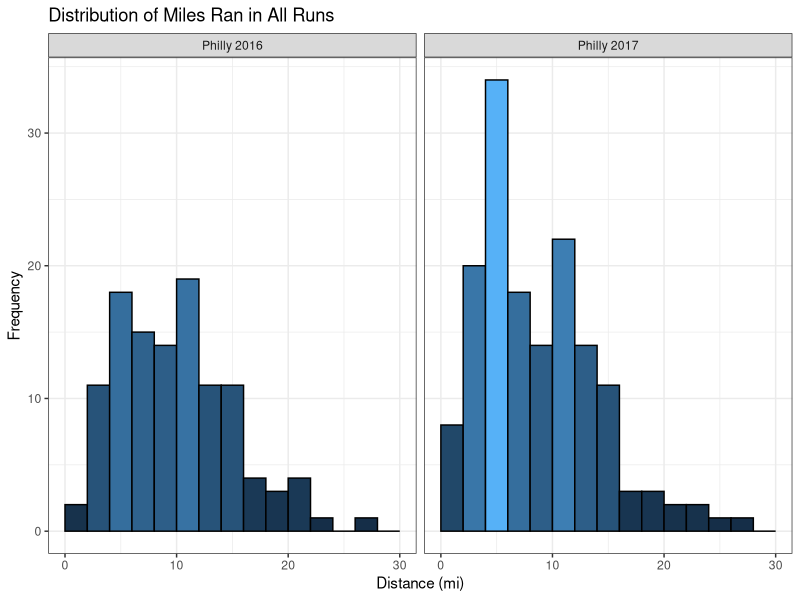
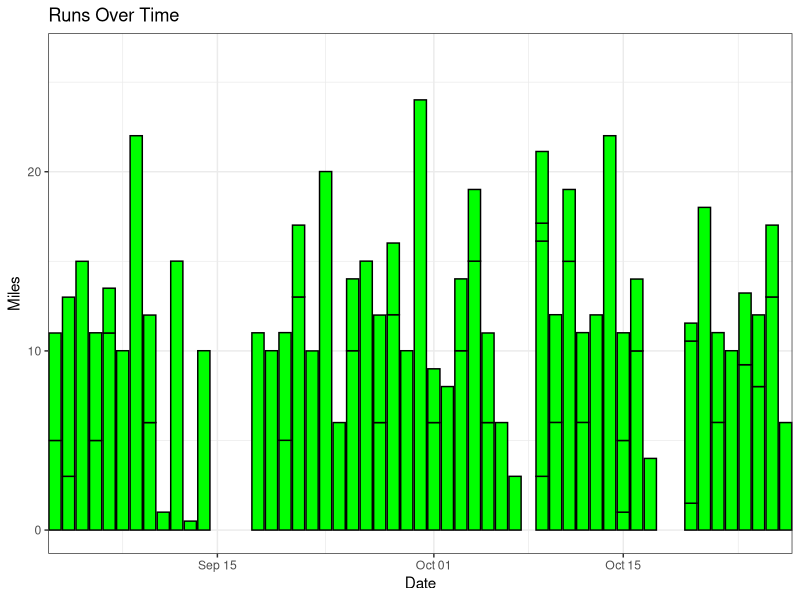
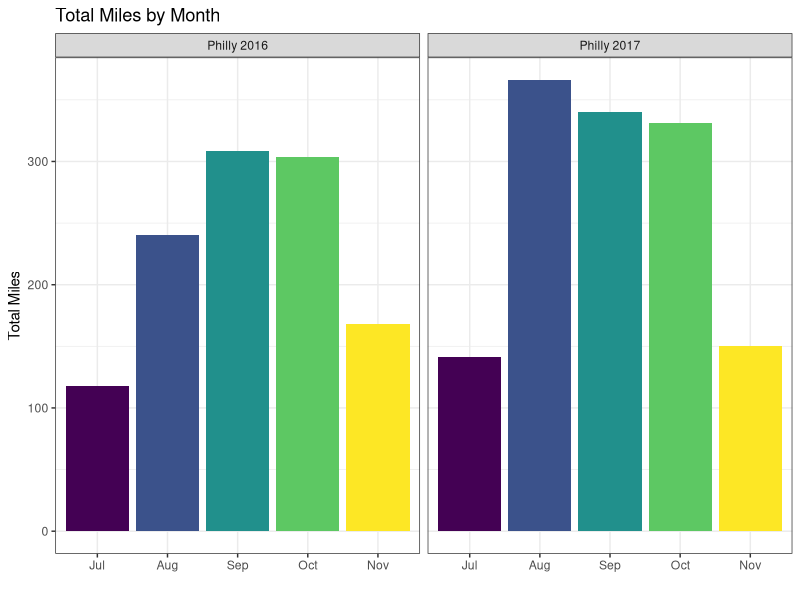
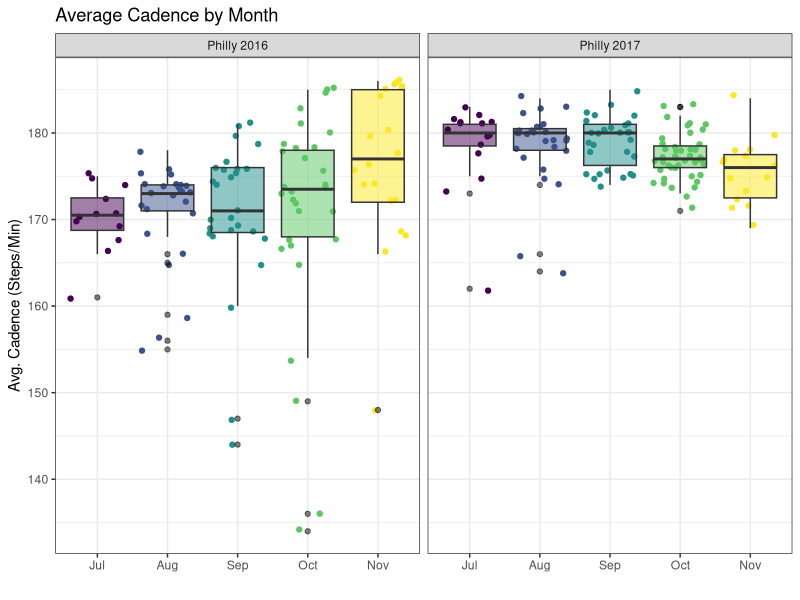
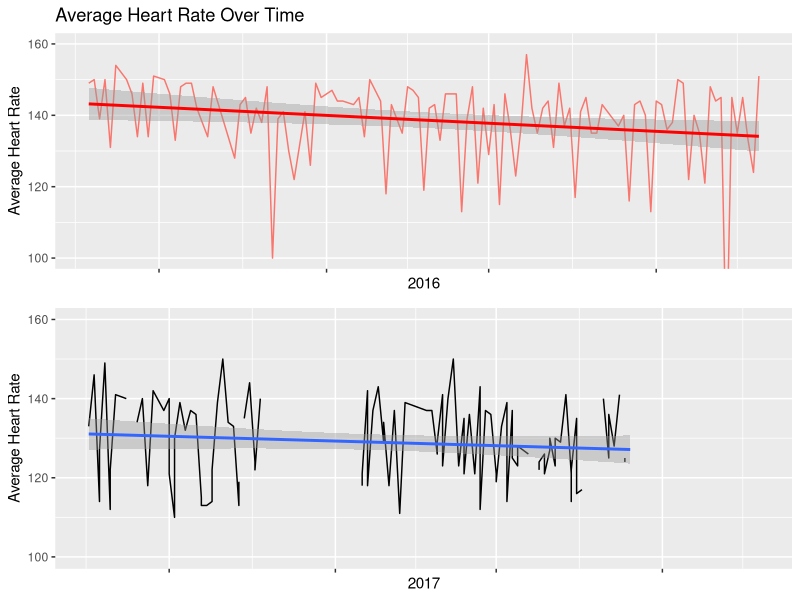
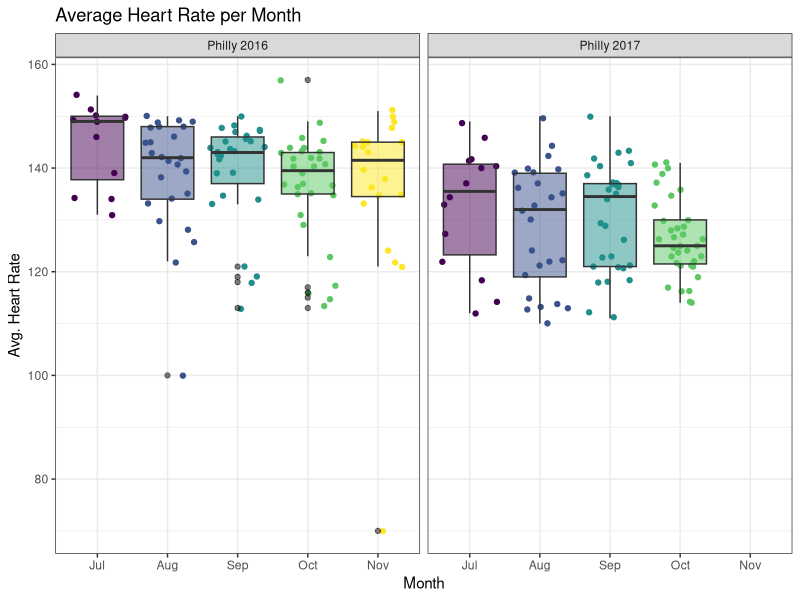
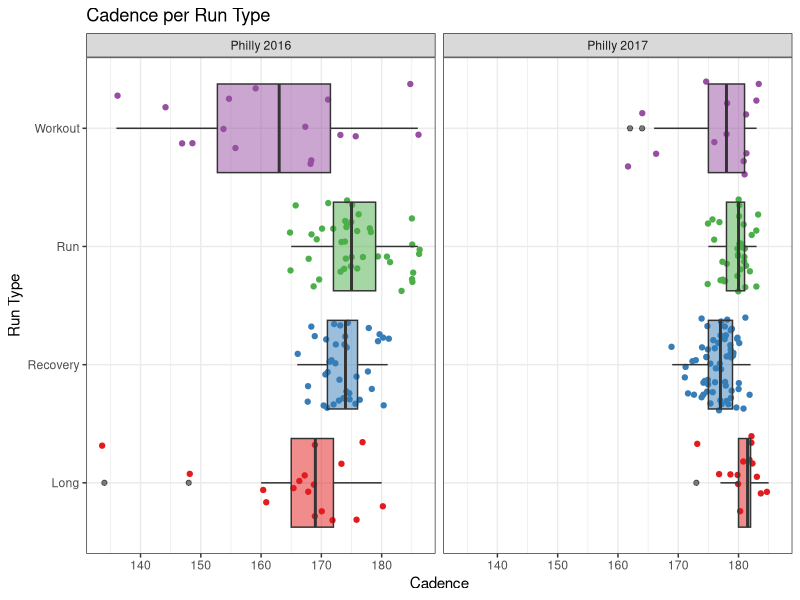
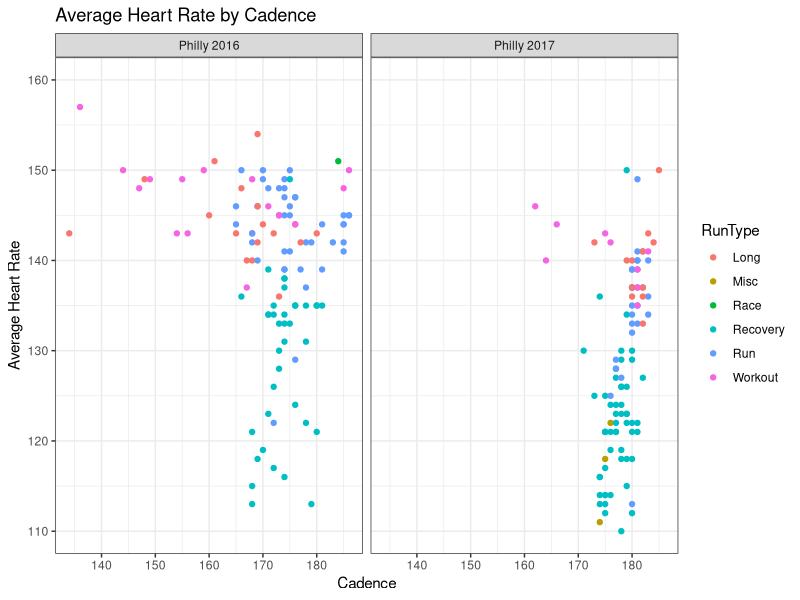

These figures' R source, in order:
## ---- chunk 1
library(tidyverse) # data cleaning and manipulation
library(ggplot2) # plotting
library(lubridate) # dates
library(RColorBrewer) # plotting
library(magrittr) # pipe operations
library(knitr) # kable()
library(gridExtra) # grid.arrange()

## load in data files for both races
philly17 <- read.csv("../../Data/2017/cleanedMarathonTrainingData_philly17.csv", stringsAsFactors = F)
philly16 <- read.csv("../../Data/2016/cleanedMarathonTrainingData_philly16.csv", stringsAsFactors = F)

# random missing month value?
philly16[17,"Month"] <- "Aug"

## combine into 1 dataset and remove redundant row
philly <- rbind(philly16,philly17)
philly %<>% select(-X) %>%
  mutate(MarathonName = if_else(Marathon == "ph16","Philly 2016","Philly 2017"),
         # make POSIXct again
         Time = as.POSIXct(Time),
         Avg.Pace = as.POSIXct(Avg.Pace),
         Best.Pace = as.POSIXct(Best.Pace),
         Date = as.POSIXct(Date),
         StartTime = as.POSIXct(StartTime),
         # make Month an ordered factor
         Month = factor(Month, ordered = TRUE, 
                        levels = c("Jul","Aug","Sep","Oct","Nov")))

#glimpse(philly)
philly %>%
  group_by(MarathonName) %>%
  summarize(Count = n()) %>%
  kable()
## ---- chunk 2
#distance histogram
ggplot(data = philly, aes(x = Distance)) + 
  geom_histogram(binwidth = 2, aes(fill = ..count..), colour = "black", boundary = 2) +
  theme_bw() + 
  scale_x_continuous(limits = c(0, 30)) +
  xlab("Distance (mi)") + 
  ylab("Frequency") + 
  ggtitle("Distribution of Miles Ran in All Runs") + 
  guides(fill = FALSE) +
  facet_grid(~ MarathonName)
## ---- chunk 3
philly %>%
  group_by(MarathonName,RunCat) %>%
  summarize(Count = n()) %>%
  spread(key = RunCat, value = Count) %>%
  kable() # print as table
## ---- chunk 4
philly %>%
  filter(RunCat == "Misc") %>%
  select(Name,Date,RunCat) %>%
  kable()
## ---- chunk 5
philly %>%
  filter(Marathon == "ph17") %>%
  ggplot(aes(Date, Distance)) + 
    geom_bar(stat="identity", fill = "green", colour = "black") +
    theme_bw() + 
    xlab("Date") + 
    ylab("Miles") + 
    ggtitle("Runs Over Time") +
    guides(fill = FALSE) +
    coord_cartesian(xlim = c(as.POSIXct("2017-09-05", format = "%Y-%m-%d"),
                             as.POSIXct("2017-10-25", format = "%Y-%m-%d")))
## ---- chunk 6
philly %>%
  group_by(MarathonName) %>%
  select(Distance) %>%
  summarize(Mean = mean(Distance), Median = median(Distance), StdDev = sd(Distance),
            Min = min(Distance), Max = max(Distance), Count = n()) %>%
  kable()
## ---- chunk 7
#miles by month bars
ggplot(philly, aes(Month, Distance, fill = Month)) + 
  geom_bar(stat="identity") +
  theme_bw() + 
  xlab("") + 
  ylab("Total Miles") + 
  guides(fill=FALSE) +
  ggtitle("Total Miles by Month") +
  facet_grid( ~ MarathonName)
## ---- chunk 8
philly %>%
  filter(Month == "Nov") %>%
  group_by(MarathonName) %>%
  summarize(Count = n()) %>%
  kable() # print as table
## ---- chunk 9
#avg. cadence grouped by month
ggplot(data = philly, aes(Month, Avg.Cadence)) + 
  geom_jitter(aes(colour = Month)) +
  geom_boxplot(aes(fill = Month), outlier.colour = "black", alpha = 0.5) +
  theme_bw() + 
  xlab("") + 
  ylab("Avg. Cadence (Steps/Min)") + 
  theme(legend.position = "none") + 
  ggtitle("Average Cadence by Month") + 
  facet_grid(~ MarathonName)
## ---- chunk 10
philly %>%
  filter(Month %in% c("Jul","Aug"),
         Marathon == "ph17") %>%
  select(Name,Date,Avg.Cadence) %>%
  arrange(Avg.Cadence) %>%
  head(8) %>%
  kable()
## ---- chunk 11
hr16 <- philly %>%
  filter(Marathon == "ph16") %>%
  ggplot(data = , aes(Date, Avg.HR)) + 
    geom_line(aes(group=1, colour = "red")) +
    geom_smooth(method = "lm", se = T, colour = "red") + 
    theme(axis.text.x = element_blank(), legend.position = "none") +
    xlab("2016") + 
    ylab("Average Heart Rate") + 
    ggtitle("Average Heart Rate Over Time") + 
    coord_cartesian(ylim = c(100,160))

hr17 <- philly %>%
  filter(Marathon == "ph17") %>%
  ggplot(data = , aes(Date, Avg.HR)) + 
    geom_line(aes(group=1)) +
    geom_smooth(method = "lm", se=T) + 
    theme(axis.text.x = element_blank()) +
    xlab("2017") + 
    ylab("Average Heart Rate") + 
    coord_cartesian(ylim = c(100,160))

grid.arrange(hr16, hr17, nrow=2)
## ---- chunk 12
#avg. HR grouped by month
ggplot(data = philly, aes(Month, Avg.HR)) + 
  geom_jitter(aes(colour = Month)) +
  geom_boxplot(aes(fill = Month), outlier.colour = "black", alpha = 0.5) + 
  theme_bw() +
  theme(legend.position = "none") + 
  xlab("Month") + 
  ylab("Avg. Heart Rate") + 
  ggtitle("Average Heart Rate per Month") + facet_grid(~ MarathonName)
## ---- chunk 13
#avg. cadence grouped by month
philly %>%
  filter(RunType != "Race",
         RunType != "Misc") %>%
  ggplot(aes(RunType, Avg.Cadence)) + 
    geom_jitter(aes(colour = RunType)) +
    geom_boxplot(aes(fill = RunType), outlier.colour = "black", alpha = 0.5) +
    theme_bw() +
    theme(legend.position = "none") + 
    scale_colour_brewer(palette = "Set1") +
    scale_fill_brewer(palette = "Set1") +
    xlab("Run Type") + 
    ylab("Cadence") + 
    guides(fill=FALSE) +
    coord_flip() + 
    ggtitle("Cadence per Run Type") +
    facet_grid(~ MarathonName)
## ---- chunk 14
ggplot(data = philly, aes(Avg.Cadence, Avg.HR)) + 
  geom_point(aes(colour = RunType), na.rm = TRUE) +
  theme_bw() +
  xlab("Cadence") + 
  ylab("Average Heart Rate") + 
  scale_y_continuous(limits = c(110, 160)) +
  ggtitle("Average Heart Rate by Cadence") + 
  facet_grid(~ MarathonName)
## ---- chunk 15
#avg. cadence grouped by month
philly %>%
  filter(RunType != "Race",
         RunType != "Misc") %>%
  ggplot(aes(RunType, Avg.HR)) + 
    geom_jitter(aes(colour = RunType)) +
    geom_boxplot(aes(fill = RunType), outlier.colour = "black", alpha = 0.5) +
    theme_bw() +
    theme(legend.position = "none") + 
    xlab("Run Type") + 
    ylab("Avg Heart Rate") + 
    guides(fill=FALSE) +
    coord_flip() + 
    ggtitle("Average Heart Rate per Run Type") + 
    facet_grid(~ MarathonName)
## ---- chunk 16
philly %>%
  filter(Marathon == "ph17") %>%
  arrange(desc(Avg.HR)) %>%
  select("Name","Date","Distance","Avg.HR","Max.HR") %>%
  head(1)
  #philly[which.max(philly[philly$Marathon =="ph17",]$Avg.HR),] %>%
  #select("Name","Date","Distance","Avg.HR","Max.HR")
## ---- chunk 17
philly %>%
  filter(RunType != "Race",
         RunType != "Misc") %>%
  ggplot(aes(as.POSIXct(paste(month(Date),'/',day(Date), sep=""),format="%m/%d"),
                            Avg.Pace, colour = RunType)) + 
    geom_point() +
    geom_smooth(fill = NA) +  
    theme_bw() +
    theme(axis.text.x = element_blank(), axis.text.y = element_blank()) +
    xlab("Date") + 
    ylab("Average Pace (mile/minute)") + 
    ggtitle("Average Pace Over Time") + 
    labs(caption="") + 
    facet_grid(~ MarathonName)
## ---- chunk 18
philly %>%
  filter(Marathon == "ph17",
         RunType != "Race",
         RunType != "Misc") %>%
  ggplot(aes(Date, Avg.Pace, colour = RunType)) + 
    geom_point() +
    geom_smooth(fill = NA) +  
    theme_bw() +
    theme(legend.position = "none", axis.text.x = element_blank(), axis.text.y = element_blank()) +   
    xlab("Date") + 
    ylab("Average Pace (mile/minute)") + 
    ggtitle("Average Pace Over Time") + 
    labs(caption="") + 
    facet_grid(RunType ~ .)
## ---- chunk 19
table(philly$RunType)

philly %>%
  filter(RunType != "Race",
         RunType != "Misc") %>%
  ggplot(aes(RunType,(Avg.Cadence*((hour(Time)*60)+
                                     (minute(Time))+(second(Time)/60))))) + 
    geom_bar(aes(fill = RunType), stat = "identity") +
    theme_bw() + 
    xlab("Run Type") + 
    ylab("Steps") + 
    guides(fill=FALSE) +
    ggtitle("Total Steps Taken by Run Type") +
    facet_grid(~ MarathonName)
## ---- chunk 20
philly %>%
  filter(RunType != "Race",
         RunType != "Misc") %>%
  ggplot(aes(Elev.Gain, Avg.HR)) + 
    geom_point(aes(colour = RunType), na.rm = TRUE) +
    geom_smooth(fill = NA, na.rm = TRUE) +
    theme_bw() + 
    xlab("Elevation Gain (ft.)") + 
    ylab("Average Heart Rate (BPM)") +
    scale_y_continuous(limits = c(110, 160)) +
    ggtitle("Average Heart Rate by Elevation Gain") +
    facet_grid(~ MarathonName)
